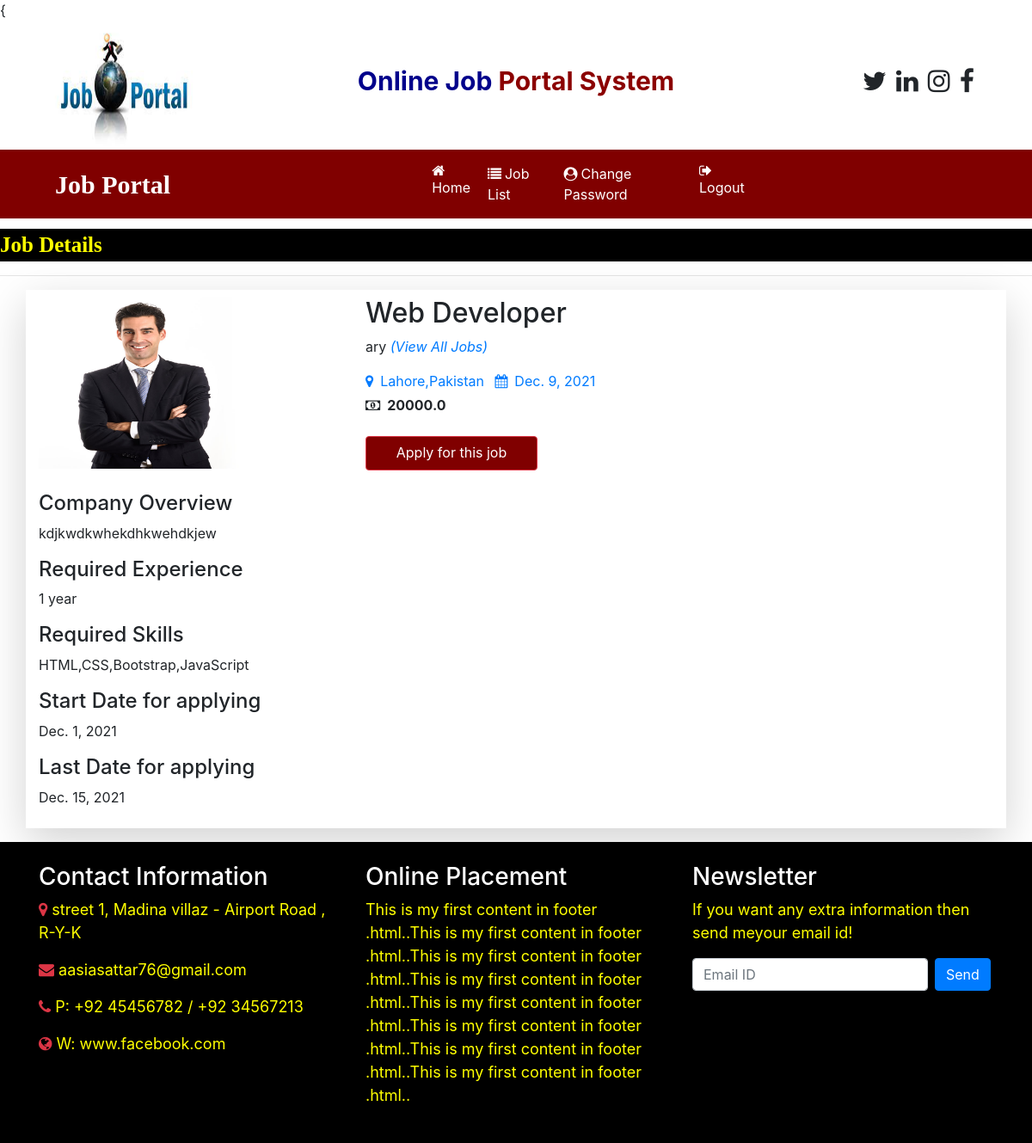
Page /job_detail/1 on the committed database.
### job/models.py (models this page shows, shortened)
class Job(models.Model):
    recruiter = models.ForeignKey(RecruiterUser, on_delete=models.CASCADE)
    title = models.CharField(max_length=100)
    start_date = models.DateField()
    end_date = models.DateField()
    salary = models.FloatField(max_length=40)
    image = models.FileField()
    experience = models.CharField(max_length=100)
    location = models.CharField(max_length=300)
    skills = models.CharField(max_length=200)
    description = models.CharField(max_length=300)
    creationdate = models.DateField()

class RecruiterUser(models.Model):
    user = models.ForeignKey(User, on_delete=models.CASCADE)
    mobile = models.CharField(max_length=30,null=True)
    image = models.FileField(null=True)
    gender = models.CharField(max_length=30,null=True)
    company = models.CharField(max_length=100,null=True)
    type = models.CharField(max_length=15,null=True)
    status = models.CharField(max_length=30,null=True)

### job/views.py (the view)
# urls.py: path('job_detail/<int:pid>',job_detail,name="job_detail"),
def job_detail(request,pid):
    job = Job.objects.get(id=pid)
    return render(request,'job_detail.html',{'job':job,})

### job/templates/job_detail.html (shortened to what this page needs)
{{% load static %}
{% block content %}
{% include 'user_navigation.html'  %}
<marquee style="font-family: 'Monotype Corsiva' ; font-size : 25px ; color : yellow ; background-color : black ; font-weight : bold ; margin-top: 1%">
    Job Details
</marquee>
<hr>
<div class="container shadow-lg py-2">
    <div class="row">
        <div class="col-md-4">
             <img src="{{job.image.url}}" style="width: 250px ; height: 200px">
        </div>
        <div class="col-md-6">
            <h2>{{job.title}}</h2>
            <p>{{job.recruiter.company}} <em><a href="{% url 'user_latestjobs' %}"> (View All Jobs) </a></em></p>
            <a href="#" class="mr-2"><i class="fa fa-map-marker mr-2"></i>{{job.location}}</a>
            <a href="#"><i class="fa fa-calendar mr-2"></i>{{job.creationdate}}</a>
            <br>
            <strong><i class="fa fa-money mt-2 mr-2"></i>{{job.salary}}</strong>
            <br>
            <br>
            <a href="{% url 'applyforjob' job.id %}" class="btn btn-danger" style="width: 200px ; height: 40px; background-color: maroon; color: white">Apply for this job</a>
        </div>
    </div>
    <div class="mt-4">
        <h4>Company Overview</h4>
        <p>{{job.description}}</p>
        <h4>Required Experience</h4>
        <p>{{job.experience}}</p>
        <h4>Required Skills</h4>
        <p>{{job.skills}}</p>
        <h4>Start Date for applying</h4>
        <p>{{job.start_date}}</p>
        <h4>Last Date for applying</h4>
        <p>{{job.end_date}}</p>
    </div>
</div>
{% include 'footer.html' %}
{% endblock %}

### rows in the picture
Job: image (picture), title "Web Developer", recruiter.company "ary", location "Lahore,Pakistan", creationdate "Dec. 9, 2021", salary "20000.0", description "kdjkwdkwhekdhkwehdkjew", experience "1 year", skills "HTML,CSS,Bootstrap,JavaScript", start_date "Dec. 1, 2021", end_date "Dec. 15, 2021"
